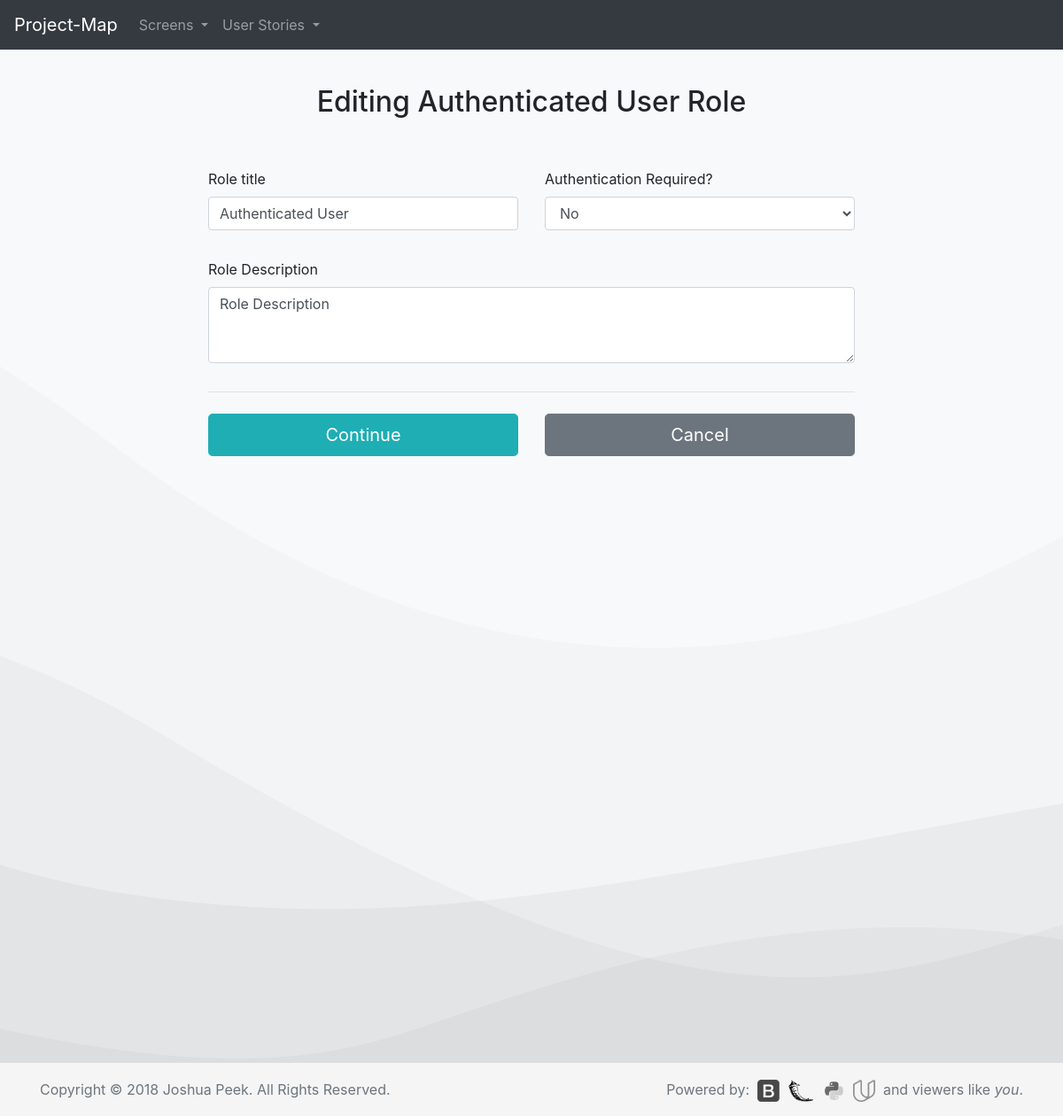
Before: /rle?1&ed with the older database file.
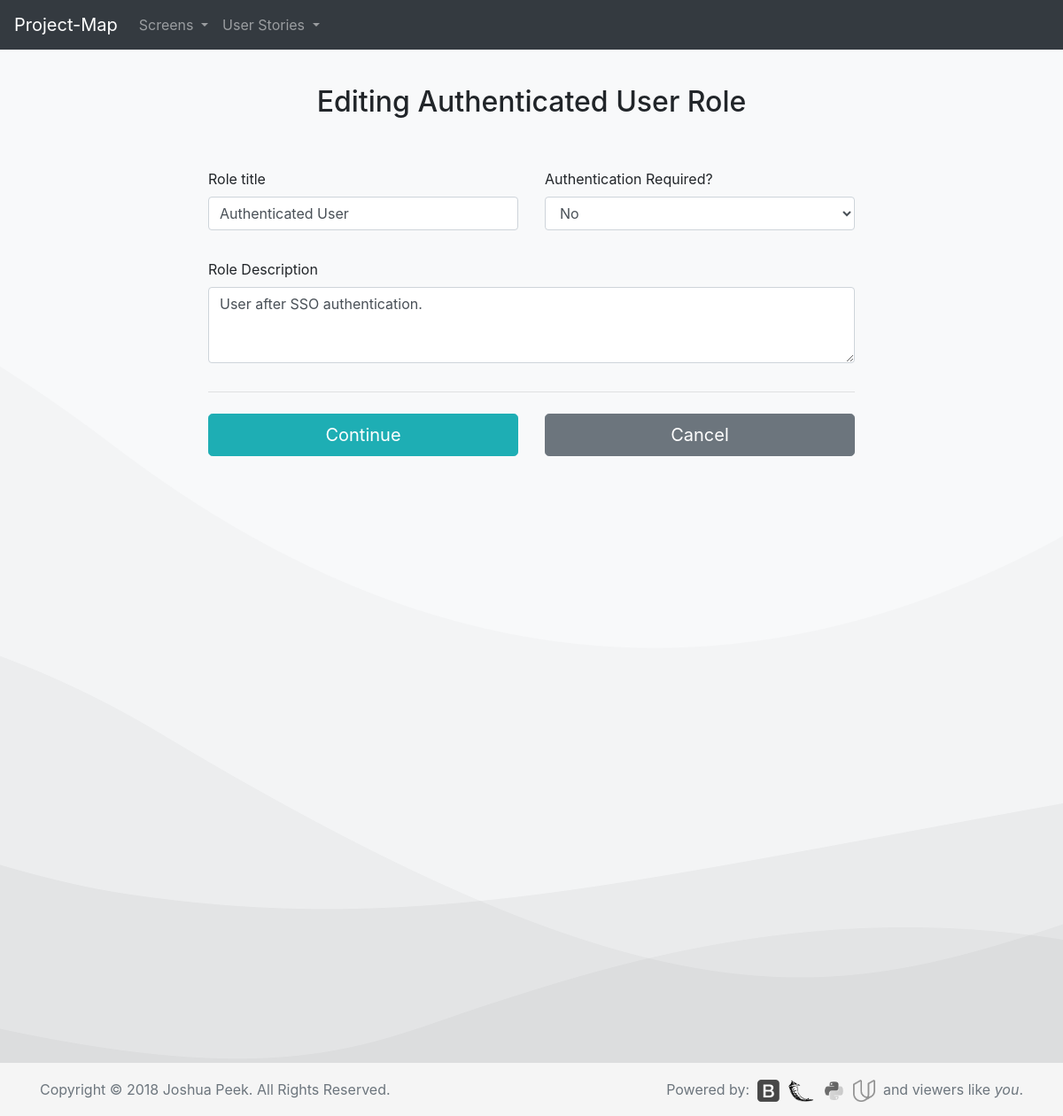
After: the same page with the newer database file.
### database_setup.py (models this page shows, shortened)
class Role(Base):
    __tablename__ = 'role'
    id = Column(Integer, primary_key=True)
    title = Column(String(250), nullable=False)
    description = Column(String(500))
    authRequired = Column(String(5))
    project_id = Column(Integer, ForeignKey('project.id'))
    project = relationship(Project)

### app.py (the view)
@app.route('/rle?<int:role_id>&ed', methods=['GET', 'POST'])
def editRole(role_id):
    editRole=session.query(Role).filter_by(id=role_id).one()
    screens=session.query(Screen).filter_by(
        project_id=editRole.project.id).all()
    sections=session.query(Section).filter_by(
        project_id=editRole.project.id).all()
    if request.method == 'POST':
        if request.form['title']:
            editRole.title = request.form['title']
            editRole.description = request.form['description']
            editRole.authRequired = request.form['authRequired']
        session.add(editRole)
        session.commit()
        flash("Role Edited!")
        return redirect(url_for('projectPage',org_id=editRole.project.org.id,
                                 project_id=editRole.project.id))
    else:
        return render_template('update/role.html', editRole=editRole,
            section=sections, screens=screens)

### templates/update/role.html (shortened to what this page needs)
<!doctype html>
<html lang="en">
  {% include "header.html" %}
  <body>
{% include "menu.html" %}
  <body class="bg-light">
    <div class="container">
      <div class="row">
        <div class="col-md-2">
        </div>
          <div class="col-md-8 mb-3">
            <div class="row">
              <div class="col-md-12 mb-5 text-center">
                <br>
                <h2>Editing {{editRole.title}} Role</h2>
              </div>
            </div>
            <form class="needs-validation" action='{{url_for('editRole', role_id=editRole.id)}}' method='post' novalidate>
              <div class="row">
                <div class="col-md-6 mb-3">
                  <label for="title">Role title</label>
                  <input type="text" class="form-control" id="title" name="title" value="{{editRole.title}}" required>
                </div>
                <div class="col-md-6 mb-3">
                  <div class="form-group">
                    <label for="authRequired">Authentication Required?</label>
                    <select class="form-control" id="authRequired" name="authRequired" required>
                      <option value="No">No</option>
                    </select>
                  </div>
                </div>
              </div>
              <div class="row">
                <div class="col-md-12 mb-3">
                  <label for="description">Role Description</label>
                  <textarea class="form-control" id="description" rows="3" name="description" required>{{editRole.description}}</textarea>
                </div>
              </div>
              <hr class="mb-4">
              <div class="row">
                <div class="col-md-6 mb-3">
                  <button class="btn btn-primary btn-lg btn-block" type="Edit">Continue</button>
                </div>
            </form>
                <div class="col-md-6 mb-3">
                  <form action="{{url_for('projectPage', org_id=editRole.project.org.id, project_id=editRole.project.id)}}">
                    <button class="btn btn-secondary btn-lg btn-block" type="submit">Cancel</button>
                  </form>
                </div>
              </div>
          </div>
        <div class="col-md-2">
        </div>
      </div>
  {% include "footer.html" %}
  </body>
</html>

Changed rows visible on the page:
changed Role "Authenticated User": description "Role Description" → "User after SSO authentication."
